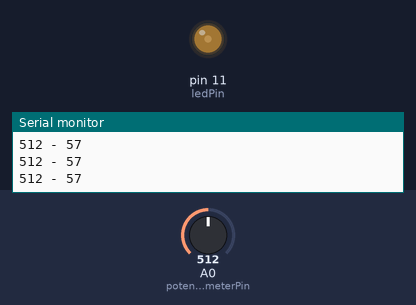
Bench run of a sketch on a simulated Arduino Uno, built with avr-gcc and run on an emulated ATmega328P. Parts: output pins drawn as LEDs (lit = HIGH), the last lines printed to the serial monitor. The inputs (shaded band) are chosen by the test bench; at power-on: A0 (potentiometerPin) = 512.

Above: at 1.2 s.
1.3 s: A0 (potentiometerPin) set to 716
At 1.8 s:
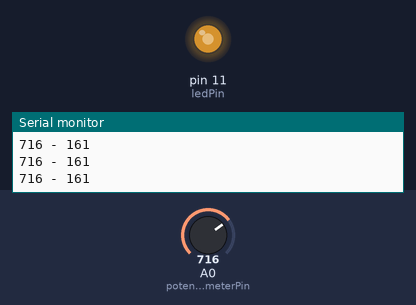
2.8 s: A0 (potentiometerPin) set to 122
At 4.0 s:
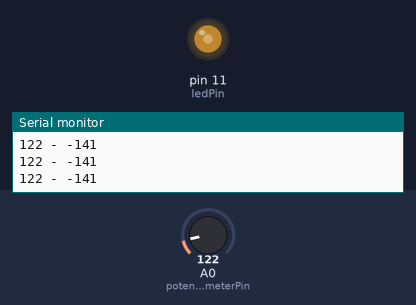
4.3 s: A0 (potentiometerPin) set to 306
At 5.2 s:
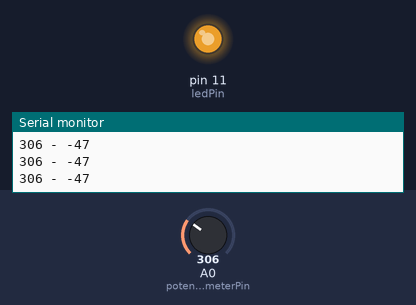
Timing chart, 0 to 7.3 s (numbered marks = the images above; inputs shaded):
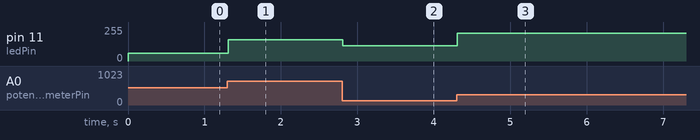

The sketch:

Pot_2_LED.ino
```cpp
//------------------------------------------------------------------------------
// Programa para la Lectura del Valor (Voltaje) proporcionado por un
// potenciómetro.
//
// El potenciómtero es un elemento mecánico configurado como una resistencia
// variable, la cual cambia su valor al mover un eje central. Con el cambio de
// posición del eje (perilla), se cambia la resistencia eléctrica entre dos
// puntos extremos. Habitualmente los puntos extremos se conectan a Voltajes
// (máximo y mínimo) a lo largo de los cuales se quiere tener una señal
// eléctrica (Voltaje o Corriente)
//------------------------------------------------------------------------------
// Adaptado por: Sergio Fco. Hernández Machuca
// sfhm_clases@hotmail.com
//------------------------------------------------------------------------------
//-----[ Variables y Constantes ]-----
int potentiometerPin = 0;     // Terminal para parte central del Potenciómetro
int ledPin = 11;              // Terminal para el LED
int potentiometerVal = 0;     // Valor leído (Voltaje) en la parte central del
// potenciómetro
//------------------------------------------------------------------------------
void setup()
{
  Serial.begin(9600);          //  Ajuste de la comunicación serial
}

//------------------------------------------------------------------------------
void loop()
{
  potentiometerVal = analogRead(potentiometerPin);  // Lectura

  // Se empleará la función "map" porque las terminales "PWM" (que generan
  // señales Moduladas por el Ancho de Pulsos) sólo aceptan valores de
  // 0 a 255. Las terminales que pueden leer valores analógicos generan valores
  // de entre 0 y 1023. Con la función "map" el rango [0..1023] es convertido
  // al valor correspondiente dentro del rango [0..255]. En realidad se aplica
  // la "regla de 3" para este cálculo, que hace para nosotros el compilador.

  // Encuentra a cuánto corresponde [0..255] de un valor leído entre [0..1023]:

  // int mappedVal = map(potentiometerVal, 0, 1023, 0, 255);
  int mappedVal = map(potentiometerVal, 400, 900, 0, 255);

  Serial.print(potentiometerVal);     // Imprime el valor del Potenciómetro
  Serial.print(" - ");                // ...separador...
  Serial.println(mappedVal);          // Imprime el valor del Voltaje
  analogWrite(ledPin, mappedVal);     // Ilumina al LED con el voltaje del Pot
  delay(10);                          // Espera un poquito para observar mejor...
}
//------------------------------------------------------------------------------
```

Measured:
- after the input at 1.3 s, pin 11 (ledPin): 57/255 → 161/255 at once
- after the input at 2.8 s, pin 11 (ledPin): 161/255 → 115/255 at once
- after the input at 4.3 s, pin 11 (ledPin): 115/255 → 209/255 at once
